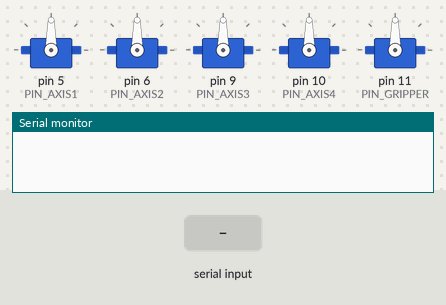
Simulated run of this sketch. Board: Arduino Uno, built with avr-gcc and run on an emulated ATmega328P. Parts: 5 × servo, the last lines printed to the serial monitor. The inputs (shaded band) are chosen by the test bench.

Above: at 1.2 s.
1.3 s: "1" received over Serial
At 2.5 s:
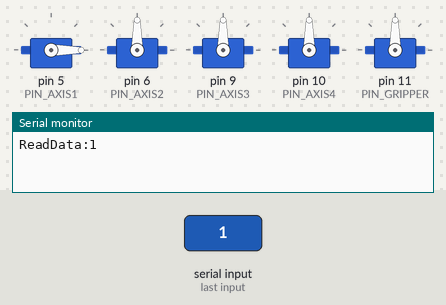
2.8 s: "q" received over Serial
At 3.6 s:
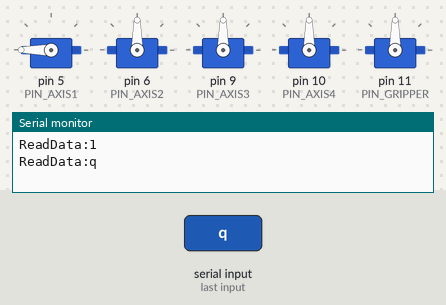
4.3 s: "w" received over Serial
At 4.7 s:
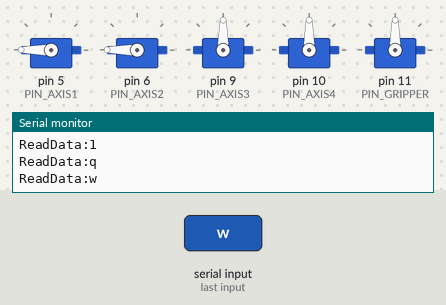
5.8 s: "e" received over Serial
At 7.0 s:
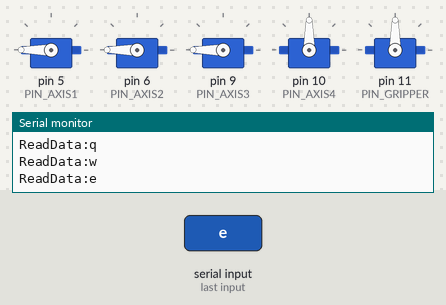
7.3 s: "r" received over Serial
At 8.2 s:
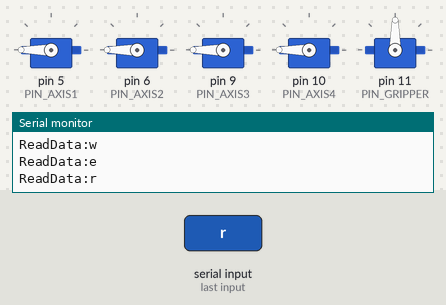
8.8 s: "t" received over Serial
At 9.4 s:
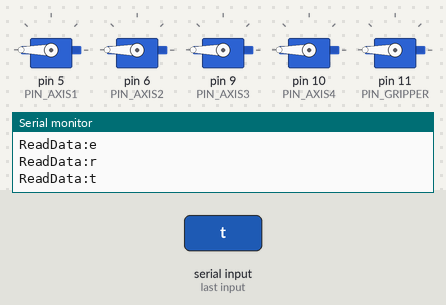
Timing chart, 0 to 11.3 s (numbered marks = the images above; inputs shaded):
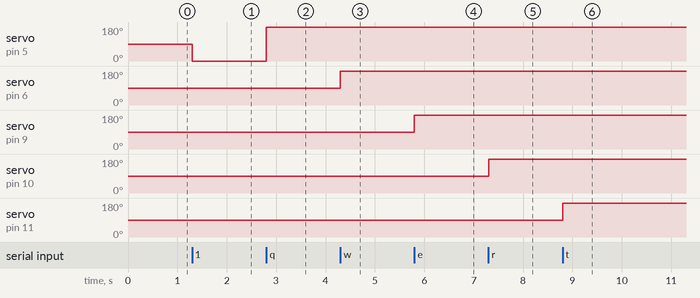

Measured:
- after the input at 1.3 s, servo on pin 5 (PIN_AXIS1): 90° → 0° at once
- after the input at 2.8 s, servo on pin 5 (PIN_AXIS1): 0° → 180° at once
- after the input at 4.3 s, servo on pin 6 (PIN_AXIS2): 90° → 180° at once
- after the input at 5.8 s, servo on pin 9 (PIN_AXIS3): 90° → 180° at once
- after the input at 7.3 s, servo on pin 10 (PIN_AXIS4): 90° → 180° at once
- after the input at 8.8 s, servo on pin 11 (PIN_GRIPPER): 90° → 180° at once

The sketch:

main.ino
```cpp
#include "oddbot.h"

oddbot robot;

void setup()
{
    Serial.begin(9600);
    robot.Initialize();
}

void loop()
{
    switch(SerialRead())
    {
        case '1':
            robot.MoveAxis1(0);
        break;
        case 'q':
            robot.MoveAxis1(180);
        break;
        case '2':
            robot.MoveAxis2(0);
        break;
        case 'w':
            robot.MoveAxis2(180);
        break;
        case '3':
            robot.MoveAxis3(0);
        break;
        case 'e':
            robot.MoveAxis3(180);
        break;
        case '4':
            robot.MoveAxis4(0);
        break;
        case 'r':
            robot.MoveAxis4(180);
        break;
        case '5':
            robot.MoveGripper(0);
        break;
        case 't':
            robot.MoveGripper(180);
        break;
    }
    // robot.MoveAxis3(0);
    // delay(100);
    // robot.MoveAxis3(180);
    // delay(100);
}

char SerialRead()
{
    char data=' ';

    if(Serial.available())
    {
        data = Serial.read();

        Serial.print("ReadData:");
        Serial.println(data);
    }

    return data;
}
```

oddbot.cpp
```cpp
#include "oddbot.h"

oddbot::oddbot()
{

}

oddbot::~oddbot()
{

}

void oddbot::Initialize()
{
        axis1.attach(PIN_AXIS1);
        axis2.attach(PIN_AXIS2);
        axis3.attach(PIN_AXIS3);
        axis4.attach(PIN_AXIS4);
        gripper.attach(PIN_GRIPPER);
}

void oddbot::MoveAxis1(int pos)
{
        axis1.write(pos);
        delay(100);

}

void oddbot::MoveAxis2(int pos)
{
        axis2.write(pos);
        delay(100);
}

void oddbot::MoveAxis3(int pos)
{
        axis3.write(pos);
        delay(100);
}

void oddbot::MoveAxis4(int pos)
{
        axis4.write(pos);
        delay(100);
}

void  oddbot::MoveGripper(int pos)
{
        gripper.write(pos);
        delay(100);
}
```

oddbot.h
```cpp
#ifndef ODDBOT_H
#define ODDBOT_H

#include <arduino.h>
#include <Servo.h>

#define PIN_AXIS1 5
#define PIN_AXIS2 6
#define PIN_AXIS3 9
#define PIN_AXIS4 10
#define PIN_GRIPPER 11

class oddbot
{
    private:

        int pinAxis1 =0;
        int pinAxis2 = 0;
        int pinAxis3 = 0;
        int pinAxis4 = 0;
        int pinGripper = 0;

        Servo axis1;
        Servo axis2;
        Servo axis3;
        Servo axis4;
        Servo gripper;

    public:
        oddbot();
        ~oddbot();

        void Initialize();
        void MoveAxis1(int pos);
        void MoveAxis2(int pos);
        void MoveAxis3(int pos);
        void MoveAxis4(int pos);
        void MoveGripper(int pos);
};

#endif 
```

volumn.cpp
```cpp
#include "volumn.h"

    void volumn::Initialize()
    {
    }

    int volumn::ReadAxis1()
    {

    }

    int volumn::ReadAxis2()
    {

    }

    int volumn::ReadAxis3()
    {

    }

    int volumn::ReadAxis4()
    {

    }

    int volumn::ReadGripper()
    {

    }
```

volumn.h
```cpp
#ifndef VOLUMN_H
#define VOLUMN_H

#define VOL_AXIS1 0
#define VOL_AXIS2 1
#define VOL_AXIS3 2
#define VOL_AXIS4 3
#define VOL_GRIPPER 4

class volumn
{
    void Initialize();
    int ReadAxis1();
    int ReadAxis2();
    int ReadAxis3();
    int ReadAxis4();
    int ReadGripper();
};

#endif
```
